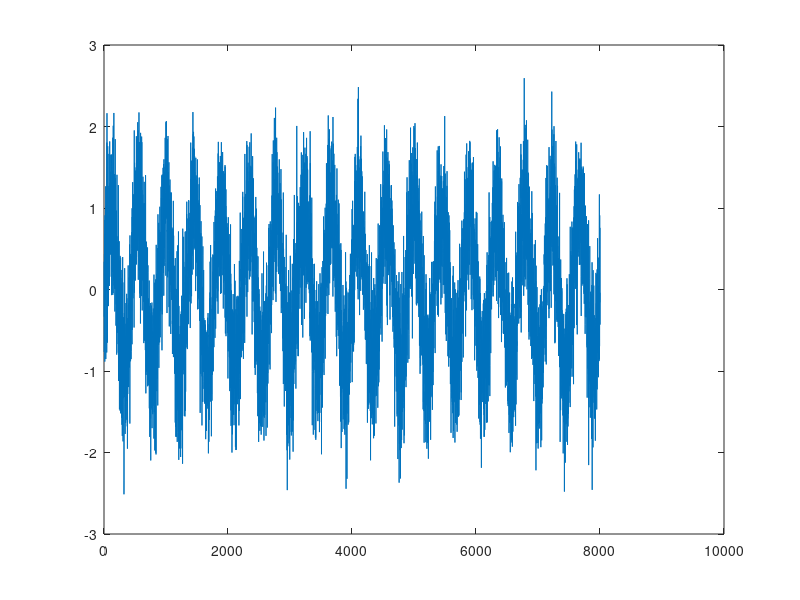
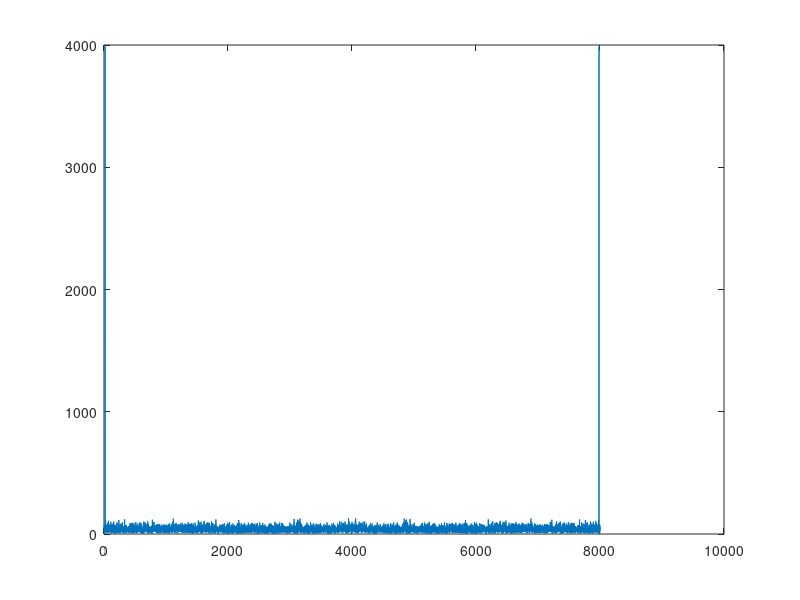
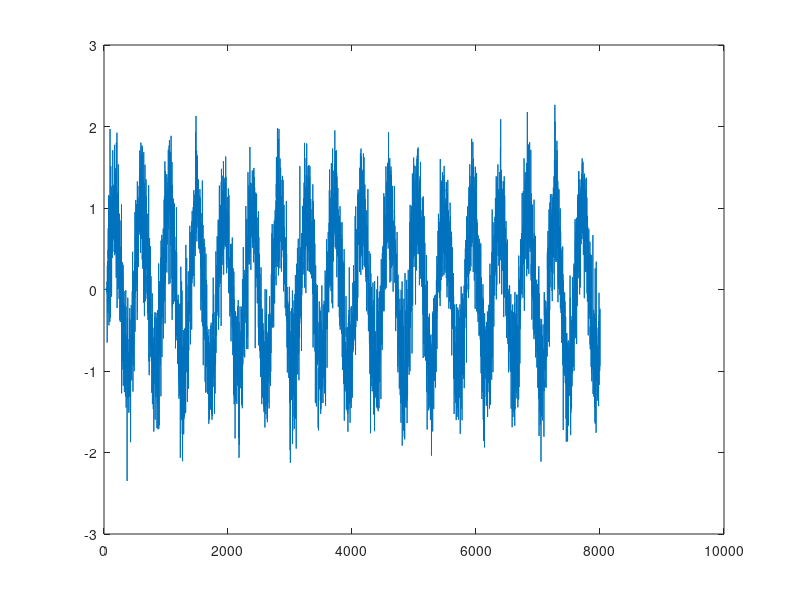
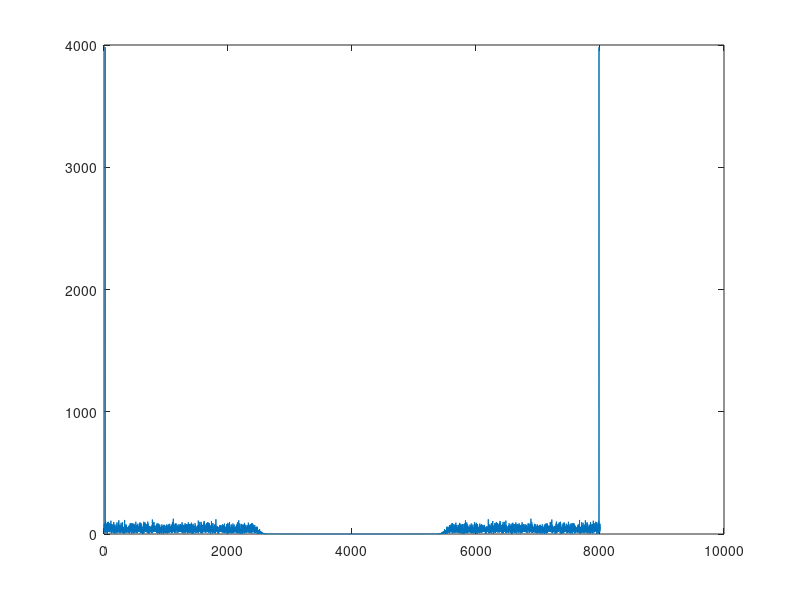

Recreate these plots in MATLAB, in order. (Note: this script raises an error after producing the figures.)

clear all;
close all;

fs= 8e3;
f1 = 1.8e1;
f2 = 3.5e3;
fc = 2.5e3;
Wc = fc/(fs/2);



t = 0:1/fs:1;
x = sin(2* pi * f1 *  t) + sin(2* pi * 0 *  t);
tam = size(x);
n = 0.5 * randn(tam);
x = x + n;
figure(1),plot(x);

X = fft(x);
figure(2),plot(abs(X));

%%
% Calculando los coeficientes de filtro fir
% usando FIR1.
N    = 100;      % Order
flag = 'scale';  % Sampling Flag

win = hamming(N+1);

Num  = fir1(N, Wc, 'low', win, flag);
y = filter(Num,1,x);
figure(3),plot(y)

Y = fft(y);
figure(4),plot(abs(Y));

%%
%%Filtro IIR

Fpass = 0.00625;     % Passband Frequency
Fstop = 0.00825;     % Stopband Frequency
Apass = 1;           % Passband Ripple (dB)
Astop = 10;          % Stopband Attenuation (dB)
match = 'stopband';  % Band to match exactly

% Construct an FDESIGN object and call its BUTTER method.
h  = fdesign.lowpass(Fpass, Fstop, Apass, Astop);
Hd = design(h, 'butter', 'MatchExactly', match);

% Get the transfer function values.
[b, a] = tf(Hd);

y=filter(b,a,x);
figure(5),plot(y)

Y = fft(y);
figure(6),plot(abs(Y));